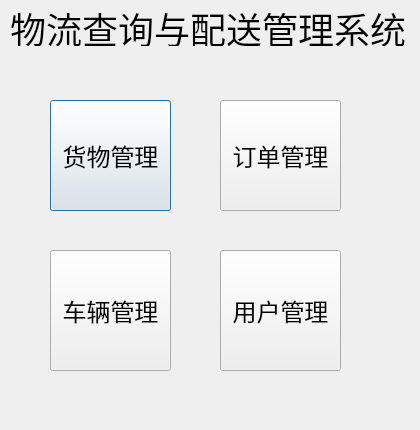
<?xml version="1.0" encoding="UTF-8"?>
<ui version="4.0">
 <class>mainDialog</class>
 <widget class="QDialog" name="mainDialog">
  <property name="geometry">
   <rect>
    <x>0</x>
    <y>0</y>
    <width>420</width>
    <height>430</height>
   </rect>
  </property>
  <property name="windowTitle">
   <string>mainDialog</string>
  </property>
  <widget class="QLabel" name="label">
   <property name="geometry">
    <rect>
     <x>10</x>
     <y>10</y>
     <width>396</width>
     <height>36</height>
    </rect>
   </property>
   <property name="font">
    <font>
     <pointsize>27</pointsize>
    </font>
   </property>
   <property name="text">
    <string>物流查询与配送管理系统</string>
   </property>
  </widget>
  <widget class="QPushButton" name="pushButton">
   <property name="geometry">
    <rect>
     <x>50</x>
     <y>100</y>
     <width>121</width>
     <height>111</height>
    </rect>
   </property>
   <property name="font">
    <font>
     <pointsize>18</pointsize>
    </font>
   </property>
   <property name="text">
    <string>货物管理</string>
   </property>
  </widget>
  <widget class="QPushButton" name="pushButton_2">
   <property name="geometry">
    <rect>
     <x>220</x>
     <y>100</y>
     <width>121</width>
     <height>111</height>
    </rect>
   </property>
   <property name="font">
    <font>
     <pointsize>18</pointsize>
    </font>
   </property>
   <property name="text">
    <string>订单管理</string>
   </property>
  </widget>
  <widget class="QPushButton" name="pushButton_3">
   <property name="geometry">
    <rect>
     <x>220</x>
     <y>250</y>
     <width>121</width>
     <height>121</height>
    </rect>
   </property>
   <property name="font">
    <font>
     <pointsize>18</pointsize>
    </font>
   </property>
   <property name="text">
    <string>用户管理</string>
   </property>
  </widget>
  <widget class="QPushButton" name="pushButton_4">
   <property name="geometry">
    <rect>
     <x>50</x>
     <y>250</y>
     <width>121</width>
     <height>121</height>
    </rect>
   </property>
   <property name="font">
    <font>
     <pointsize>18</pointsize>
    </font>
   </property>
   <property name="text">
    <string>车辆管理</string>
   </property>
  </widget>
 </widget>
 <layoutdefault spacing="6" margin="11"/>
 <resources/>
 <connections/>
</ui>
